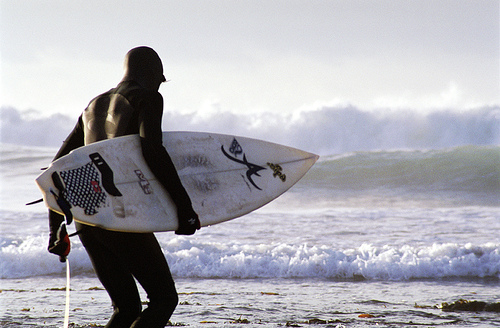
#> input picture demoImage/5.jpg, 500 x 328 px, found by its file name
$ python 13.split-merge.py
#> lines starting #> are read from the running program, lines starting #| are printed output that depends on the picture
import cv2 as cv
import numpy as np
import matplotlib.pyplot as plt

img = cv.imread("OpenCV//demoImage//5.jpg")
#> img is the input picture: shape (328, 500, 3); mean B, G, R 177.8, 170.7, 171.6
cv.imshow("Original", img)

b,g,r = cv.split(img)
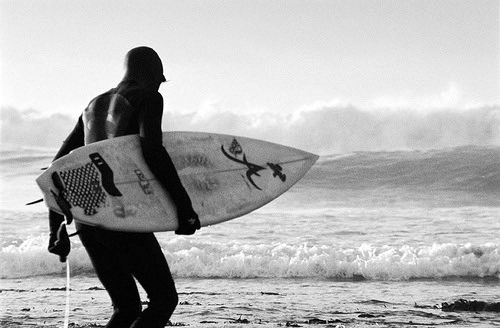
#> b: shape (328, 500); min 0, max 255, mean 177.8
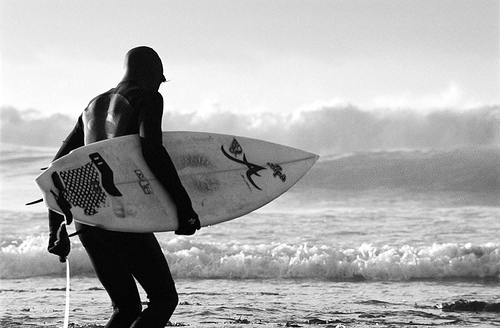
#> g: shape (328, 500); min 0, max 255, mean 170.7

blank = np.zeros(img.shape[:2], dtype="uint8")

blue = cv.merge([b, blank, blank])
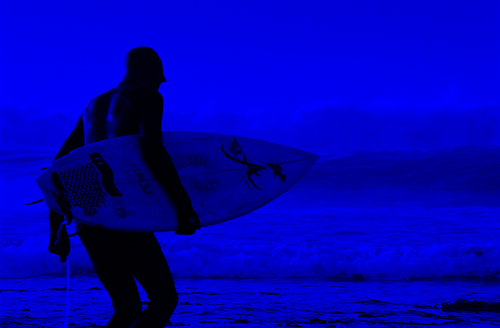
#> blue: shape (328, 500, 3); mean of channels 0, 1, 2 177.8, 0, 0; drawn as B, G, R
green = cv.merge([blank, g, blank])
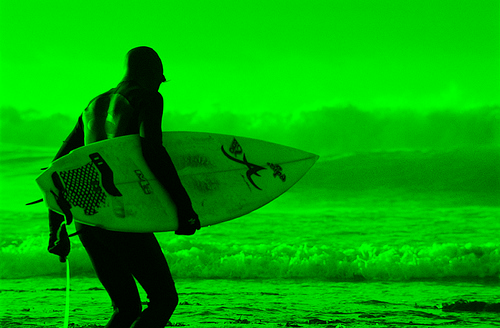
#> green: shape (328, 500, 3); mean of channels 0, 1, 2 0, 170.7, 0; drawn as B, G, R
red = cv.merge([blank, blank, r])
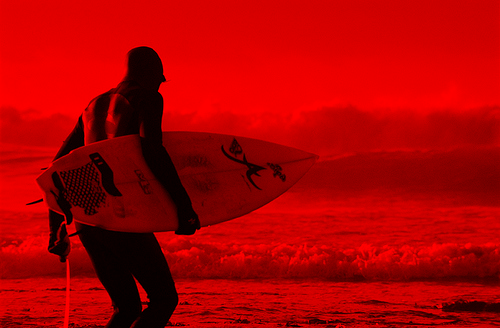
#> red: shape (328, 500, 3); mean of channels 0, 1, 2 0, 0, 171.6; drawn as B, G, R

#for matplotlib
rgb = cv.merge([r, g, b])
plt.imshow(rgb)
plt.title("RGB")
plt.show()


cv.imshow("Blue", blue)
cv.imshow("Green", green)
cv.imshow("Red", red)

cv.waitKey(0)

$ run again, with demoImage/1.jpg copied over demoImage/5.jpg
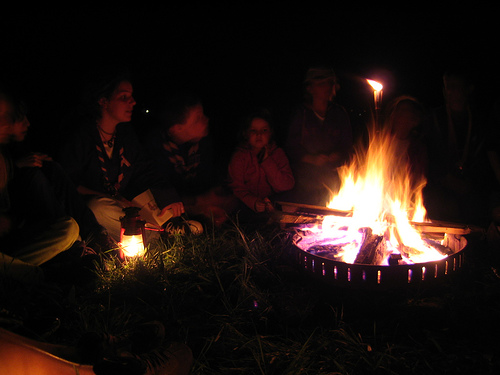
#> input picture demoImage/1.jpg, 500 x 375 px, found by its file name
#> img is the input picture: shape (375, 500, 3); mean B, G, R 16.8, 20.2, 30.9
#> `green = cv.merge([blank, g, blank])`:
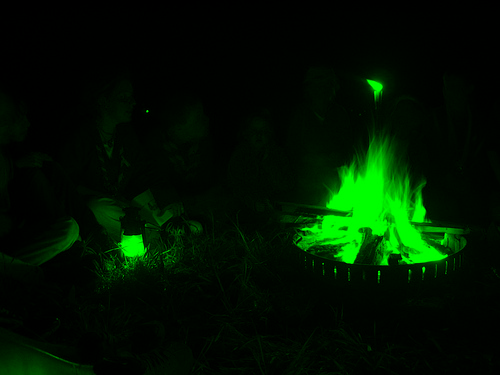
#> green: shape (375, 500, 3); mean of channels 0, 1, 2 0, 20.2, 0; drawn as B, G, R
#> `red = cv.merge([blank, blank, r])`:
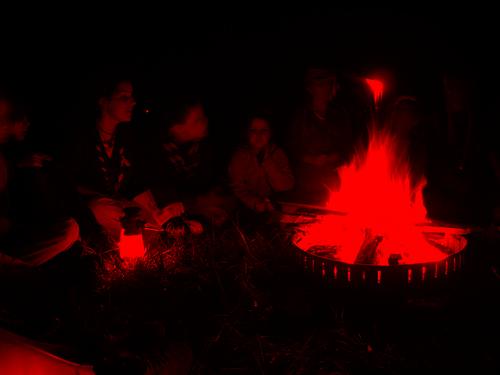
#> red: shape (375, 500, 3); mean of channels 0, 1, 2 0, 0, 30.9; drawn as B, G, R

$ run again, with demoImage/2.jpg copied over demoImage/5.jpg
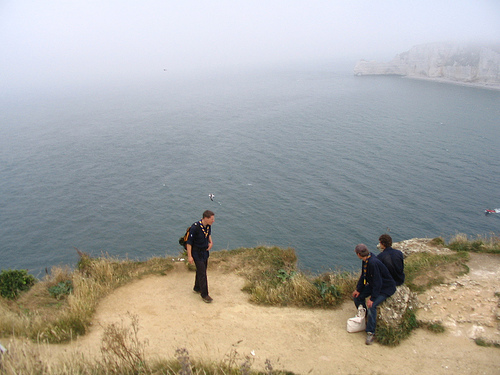
#> input picture demoImage/2.jpg, 500 x 375 px, found by its file name
#> img is the input picture: shape (375, 500, 3); mean B, G, R 159.2, 163.8, 164.8
#> `green = cv.merge([blank, g, blank])`:
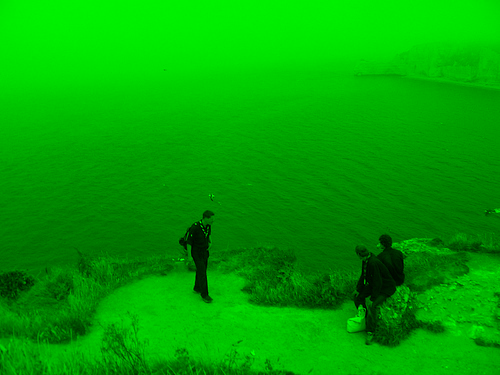
#> green: shape (375, 500, 3); mean of channels 0, 1, 2 0, 163.8, 0; drawn as B, G, R
#> `red = cv.merge([blank, blank, r])`:
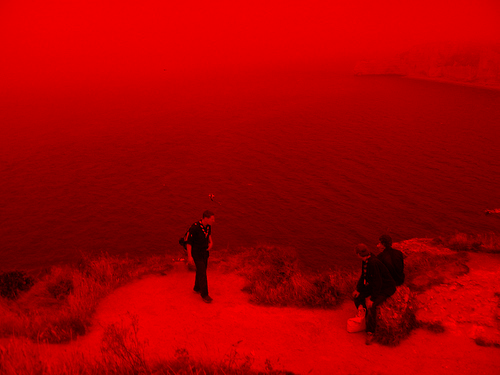
#> red: shape (375, 500, 3); mean of channels 0, 1, 2 0, 0, 164.8; drawn as B, G, R

$ run again, with demoImage/3.jpg copied over demoImage/5.jpg
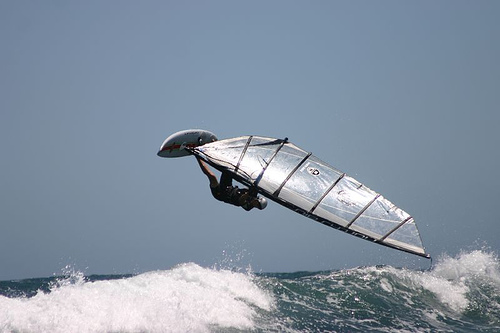
#> input picture demoImage/3.jpg, 500 x 333 px, found by its file name
#> img is the input picture: shape (333, 500, 3); mean B, G, R 161.7, 145.9, 132.1
#> `green = cv.merge([blank, g, blank])`:
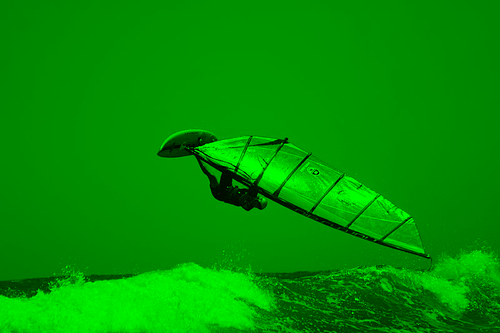
#> green: shape (333, 500, 3); mean of channels 0, 1, 2 0, 145.9, 0; drawn as B, G, R
#> `red = cv.merge([blank, blank, r])`:
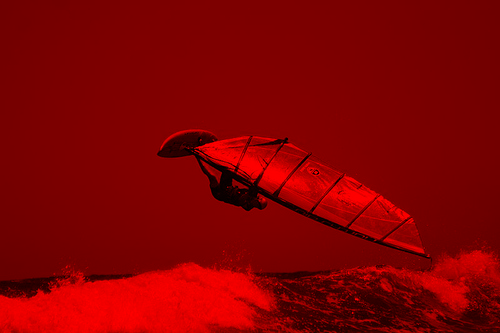
#> red: shape (333, 500, 3); mean of channels 0, 1, 2 0, 0, 132.1; drawn as B, G, R
